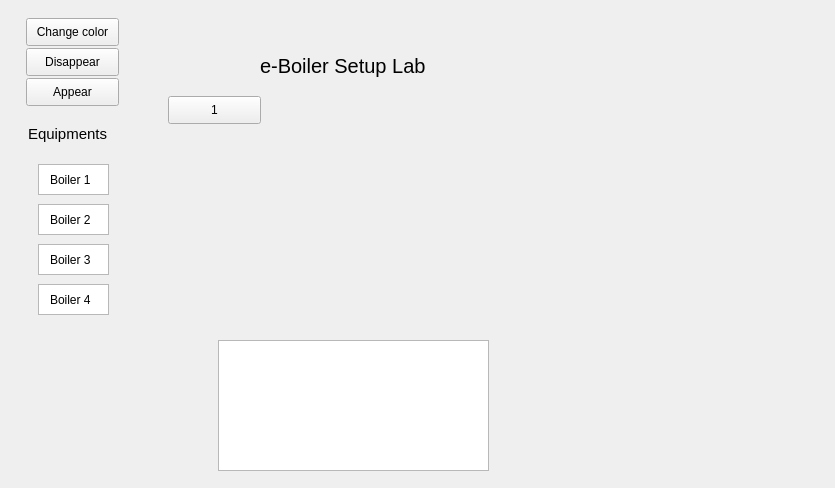
<?xml version="1.0" encoding="UTF-8"?>
<ui version="4.0">
 <class>eBoiler</class>
 <widget class="QWidget" name="eBoiler">
  <property name="geometry">
   <rect>
    <x>0</x>
    <y>0</y>
    <width>835</width>
    <height>488</height>
   </rect>
  </property>
  <property name="windowTitle">
   <string>Form</string>
  </property>
  <widget class="QLabel" name="label">
   <property name="geometry">
    <rect>
     <x>260</x>
     <y>50</y>
     <width>241</width>
     <height>31</height>
    </rect>
   </property>
   <property name="sizePolicy">
    <sizepolicy hsizetype="Expanding" vsizetype="Expanding">
     <horstretch>0</horstretch>
     <verstretch>0</verstretch>
    </sizepolicy>
   </property>
   <property name="font">
    <font>
     <pointsize>15</pointsize>
    </font>
   </property>
   <property name="text">
    <string>e-Boiler Setup Lab</string>
   </property>
  </widget>
  <widget class="QPushButton" name="ChangeColorButton">
   <property name="geometry">
    <rect>
     <x>26</x>
     <y>18</y>
     <width>93</width>
     <height>28</height>
    </rect>
   </property>
   <property name="text">
    <string>Change color</string>
   </property>
  </widget>
  <widget class="QWidget" name="widget" native="true">
   <property name="geometry">
    <rect>
     <x>20</x>
     <y>104</y>
     <width>145</width>
     <height>227</height>
    </rect>
   </property>
   <widget class="QLabel" name="label_5">
    <property name="geometry">
     <rect>
      <x>30</x>
      <y>188</y>
      <width>47</width>
      <height>16</height>
     </rect>
    </property>
    <property name="text">
     <string>Boiler 4</string>
    </property>
   </widget>
   <widget class="QLabel" name="label_4">
    <property name="geometry">
     <rect>
      <x>30</x>
      <y>148</y>
      <width>47</width>
      <height>16</height>
     </rect>
    </property>
    <property name="text">
     <string>Boiler 3</string>
    </property>
   </widget>
   <widget class="QGraphicsView" name="Equipment1">
    <property name="geometry">
     <rect>
      <x>18</x>
      <y>60</y>
      <width>71</width>
      <height>31</height>
     </rect>
    </property>
   </widget>
   <widget class="QLabel" name="label_2">
    <property name="geometry">
     <rect>
      <x>30</x>
      <y>68</y>
      <width>47</width>
      <height>16</height>
     </rect>
    </property>
    <property name="text">
     <string>Boiler 1</string>
    </property>
   </widget>
   <widget class="QGraphicsView" name="Equipment2">
    <property name="geometry">
     <rect>
      <x>18</x>
      <y>100</y>
      <width>71</width>
      <height>31</height>
     </rect>
    </property>
   </widget>
   <widget class="QGraphicsView" name="Equipment3">
    <property name="geometry">
     <rect>
      <x>18</x>
      <y>140</y>
      <width>71</width>
      <height>31</height>
     </rect>
    </property>
   </widget>
   <widget class="QLabel" name="label_3">
    <property name="geometry">
     <rect>
      <x>30</x>
      <y>108</y>
      <width>47</width>
      <height>16</height>
     </rect>
    </property>
    <property name="text">
     <string>Boiler 2</string>
    </property>
   </widget>
   <widget class="QGraphicsView" name="Equipment4">
    <property name="geometry">
     <rect>
      <x>18</x>
      <y>180</y>
      <width>71</width>
      <height>31</height>
     </rect>
    </property>
   </widget>
   <widget class="QLabel" name="label_6">
    <property name="geometry">
     <rect>
      <x>8</x>
      <y>18</y>
      <width>101</width>
      <height>23</height>
     </rect>
    </property>
    <property name="font">
     <font>
      <pointsize>11</pointsize>
     </font>
    </property>
    <property name="text">
     <string>Equipments</string>
    </property>
   </widget>
   <zorder>Equipment3</zorder>
   <zorder>Equipment2</zorder>
   <zorder>Equipment4</zorder>
   <zorder>Equipment1</zorder>
   <zorder>label_4</zorder>
   <zorder>label_3</zorder>
   <zorder>label_2</zorder>
   <zorder>label_5</zorder>
   <zorder>label_6</zorder>
  </widget>
  <widget class="QWidget" name="widget_2" native="true">
   <property name="geometry">
    <rect>
     <x>210</x>
     <y>334</y>
     <width>289</width>
     <height>143</height>
    </rect>
   </property>
   <widget class="QTextBrowser" name="textBrowser">
    <property name="geometry">
     <rect>
      <x>8</x>
      <y>6</y>
      <width>271</width>
      <height>131</height>
     </rect>
    </property>
    <property name="html">
     <string>&lt;!DOCTYPE HTML PUBLIC &quot;-//W3C//DTD HTML 4.0//EN&quot; &quot;http://www.w3.org/TR/REC-html40/strict.dtd&quot;&gt;
&lt;html&gt;&lt;head&gt;&lt;meta name=&quot;qrichtext&quot; content=&quot;1&quot; /&gt;&lt;style type=&quot;text/css&quot;&gt;
p, li { white-space: pre-wrap; }
&lt;/style&gt;&lt;/head&gt;&lt;body style=&quot; font-family:'MS Shell Dlg 2'; font-size:7.8pt; font-weight:400; font-style:normal;&quot;&gt;
&lt;p style=&quot;-qt-paragraph-type:empty; margin-top:0px; margin-bottom:0px; margin-left:0px; margin-right:0px; -qt-block-indent:0; text-indent:0px;&quot;&gt;&lt;br /&gt;&lt;/p&gt;&lt;/body&gt;&lt;/html&gt;</string>
    </property>
   </widget>
  </widget>
  <widget class="QWidget" name="Panel" native="true">
   <property name="enabled">
    <bool>true</bool>
   </property>
   <property name="geometry">
    <rect>
     <x>162</x>
     <y>94</y>
     <width>387</width>
     <height>239</height>
    </rect>
   </property>
   <property name="sizePolicy">
    <sizepolicy hsizetype="Expanding" vsizetype="Expanding">
     <horstretch>0</horstretch>
     <verstretch>0</verstretch>
    </sizepolicy>
   </property>
   <property name="font">
    <font>
     <weight>50</weight>
     <bold>false</bold>
    </font>
   </property>
   <widget class="QPushButton" name="PanelButton1">
    <property name="geometry">
     <rect>
      <x>6</x>
      <y>2</y>
      <width>93</width>
      <height>28</height>
     </rect>
    </property>
    <property name="text">
     <string>1</string>
    </property>
   </widget>
  </widget>
  <widget class="QPushButton" name="disappearButton">
   <property name="geometry">
    <rect>
     <x>26</x>
     <y>48</y>
     <width>93</width>
     <height>28</height>
    </rect>
   </property>
   <property name="text">
    <string>Disappear</string>
   </property>
  </widget>
  <widget class="QPushButton" name="appearButton">
   <property name="geometry">
    <rect>
     <x>26</x>
     <y>78</y>
     <width>93</width>
     <height>28</height>
    </rect>
   </property>
   <property name="text">
    <string>Appear</string>
   </property>
  </widget>
  <zorder>Panel</zorder>
  <zorder>widget</zorder>
  <zorder>label</zorder>
  <zorder>ChangeColorButton</zorder>
  <zorder>widget_2</zorder>
  <zorder>disappearButton</zorder>
  <zorder>appearButton</zorder>
 </widget>
 <resources/>
 <connections/>
</ui>
